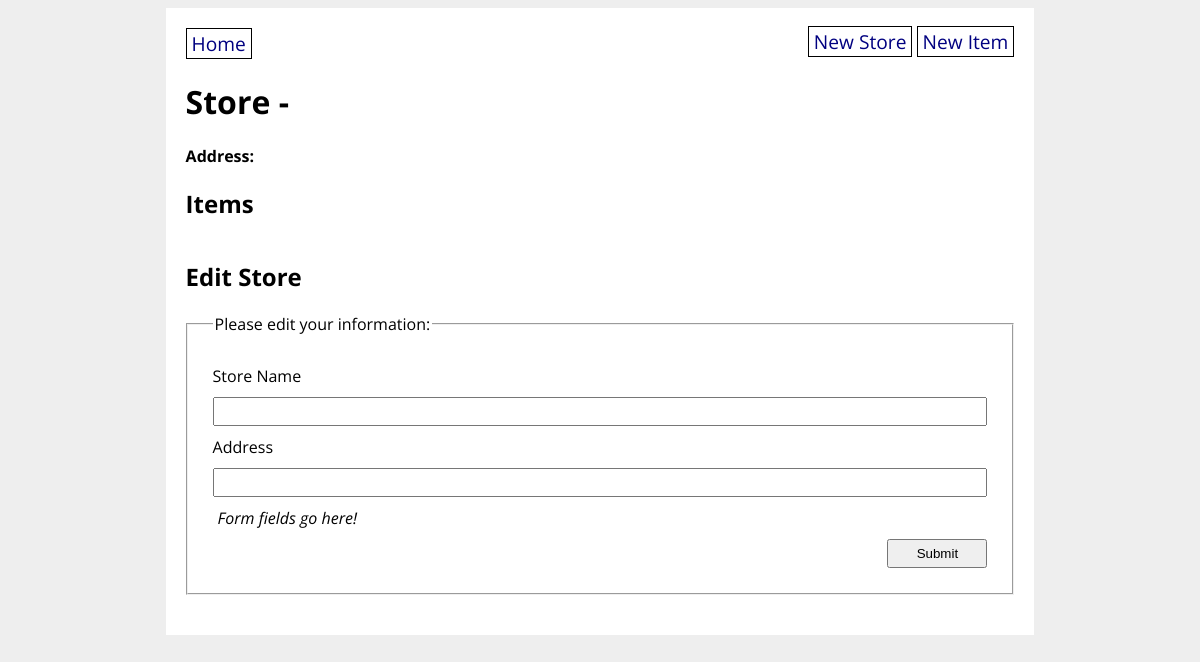
The page /store/4 on the database as committed earlier.
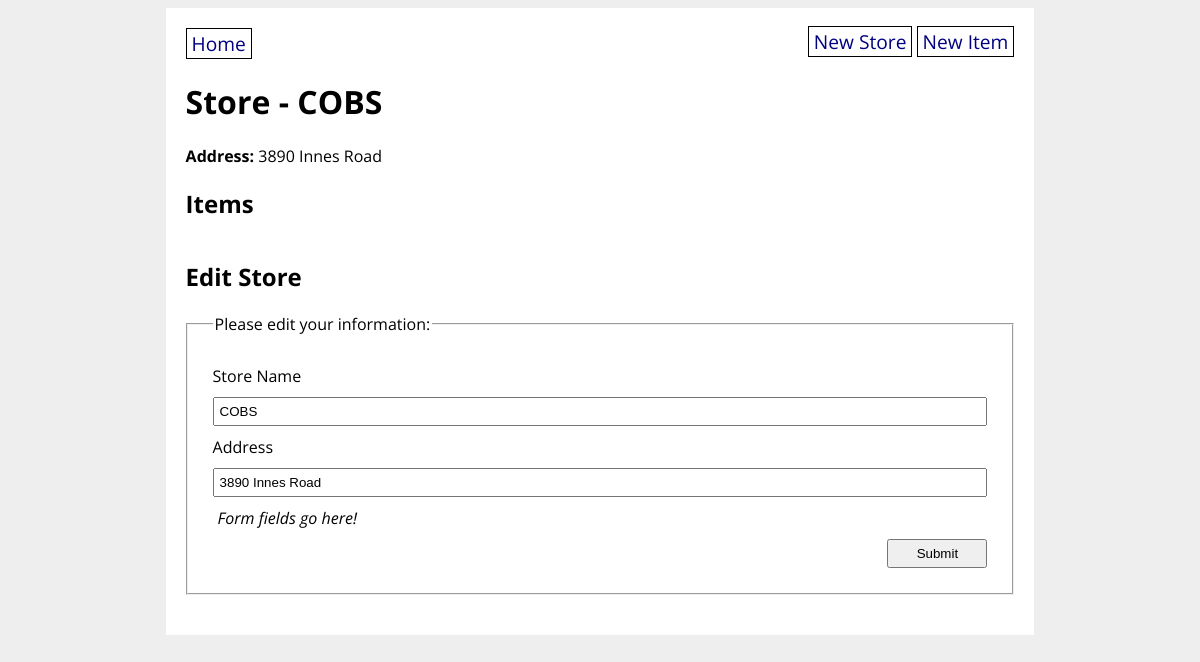
The same page on the database as committed later.
### grocery_app/models.py (models this page shows)
class GroceryStore(db.Model):
    id = db.Column(db.Integer, primary_key=True)
    title = db.Column(db.String(80), nullable=False)
    address = db.Column(db.String(200), nullable=False)
    items = db.relationship('GroceryItem', back_populates='store')

### grocery_app/routes.py (the view)
@main.route('/store/<store_id>', methods=['GET', 'POST'])
def store_detail(store_id):
    store = GroceryStore.query.get(store_id)
    form = GroceryStoreForm(obj=store)
    if form.validate_on_submit():
        store.title = form.title.data
        store.address = form.address.data
        db.session.commit()
        flash("You have successfully updated the store!")
        return redirect(url_for('main.store_detail', store_id=store.id))
    return render_template('store_detail.html', store=store, form=form)

### grocery_app/forms.py
class GroceryStoreForm(FlaskForm):
    title = StringField('Store Name', validators=[DataRequired()])
    address = StringField('Address', validators=[DataRequired()])
    submit = SubmitField('Submit')

### grocery_app/templates/store_detail.html (shortened to what this page needs)
{% extends 'base.html' %}
{% block content %}
<h1>Store - {{ store.title }}</h1>
<strong>Address:</strong> {{ store.address }}
<h2>Items</h2>
<h2>Edit Store</h2>
<form method="POST" action="{{ url_for('main.store_detail', store_id = store.id) }}">
    <fieldset>
        <legend>Please edit your information:</legend>
        {{ form.title.label }}
        {{ form.title }}
        {{ form.address.label }}
        {{ form.address }}
        <p><em>Form fields go here!</em></p>
        <input type="submit" value="Submit">
    </fieldset>
</form>
{% endblock %}

Rows that differ between the two databases and show on the page:
added GroceryStore: title "COBS", address "3890 Innes Road"
